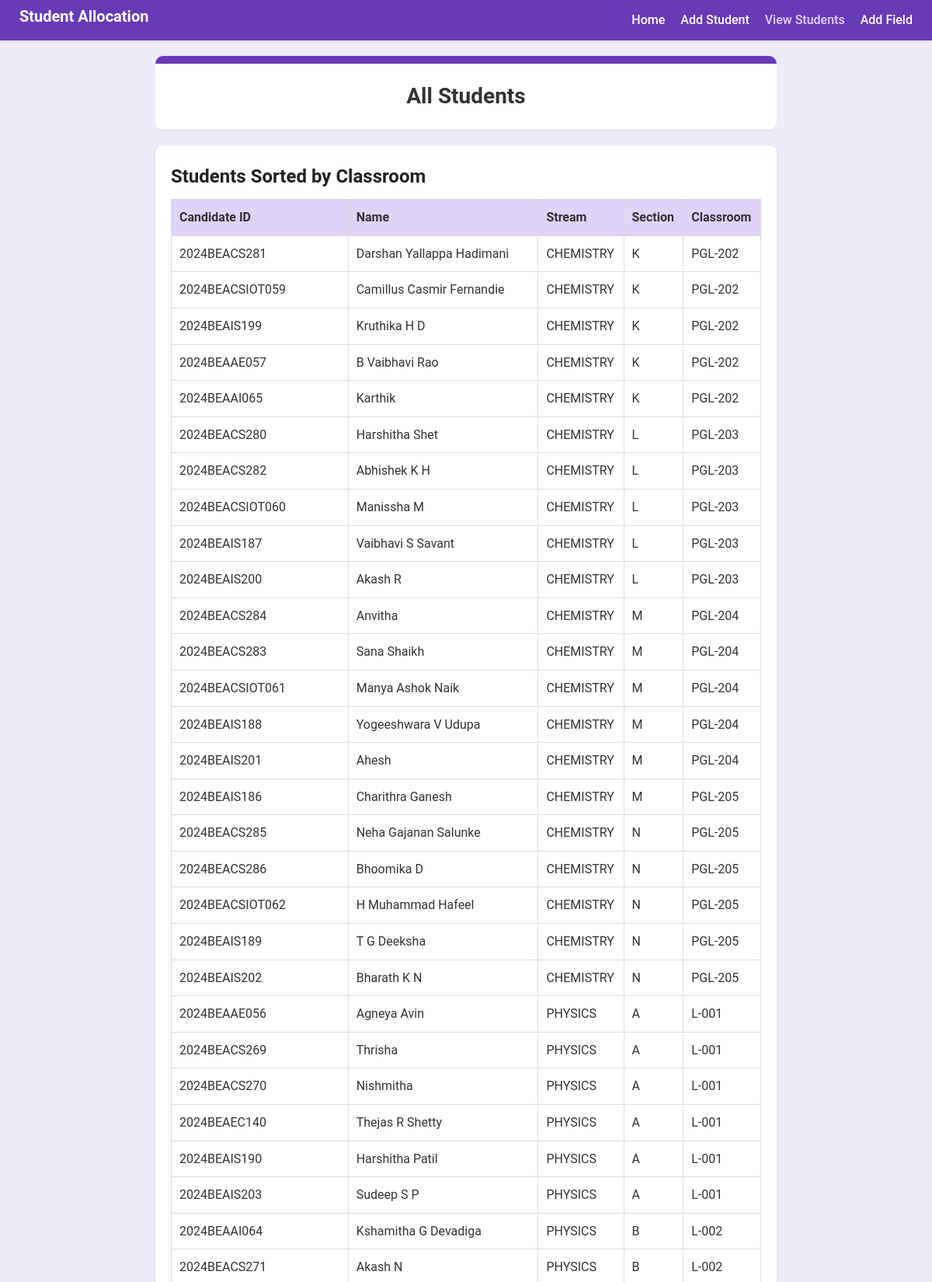
Screenshot of /view_students (upper part) with the database file from the repository.
### app.py (models this page shows)
class Student(db.Model):
    id = db.Column(db.Integer, primary_key=True)
    candidate_id = db.Column(db.String(10), unique=True, nullable=False)
    name = db.Column(db.String(50), nullable=False)
    section = db.Column(db.String(2), nullable=False)
    stream  = db.Column(db.String(10), nullable=False)
    classroom = db.Column(db.String(10))

### app.py (the view)
@app.route('/view_students', methods=['GET'])
def view_students():
    students = Student.query.order_by(Student.classroom).all()
    return render_template('view_students.html', students=students)

### templates/view_students.html (shortened to what this page needs)
<!DOCTYPE html>
<html lang="en">
<head>
    <link rel="stylesheet" href="{{ url_for('static', filename='css/styles.css') }}">
</head>
<body>
    <nav class="navbar">
        <h2>Student Allocation</h2>
        <ul>
            <li><a href="/">Home</a></li>
            <li><a href="/add_student" >Add Student</a></li>
            <li><a href="/view_students" class="active">View Students</a></li>
            <li><a href="/add_field">Add Field</a></li>
        </ul>
    </nav>
    <header>
        <h1>All Students</h1>
    </header>
    <main class="container">
        <h2>Students Sorted by Classroom</h2>
        {% if students %}
            <table class="student-table">
                <thead>
                    <tr>
                        <th>Candidate ID</th>
                        <th>Name</th>
                        <th>Stream</th>
                        <th>Section</th>
                        <th>Classroom</th>
                    </tr>
                </thead>
                <tbody>
                    {% for student in students %}
                        <tr>
                            <td>{{ student.candidate_id }}</td>
                            <td>{{ student.name }}</td>
                            <td>{{ student.stream }}</td>
                            <td>{{ student.section }}</td>
                            <td>{{ student.classroom }}</td>
                        </tr>
                    {% endfor %}
                </tbody>
            </table>
        {% else %}
            <p>No students found.</p>
        {% endif %}
    </main>
</body>
</html>

### static/css/styles.css (style rules this page uses)
* { margin: 0; padding: 0; box-sizing: border-box; }
.navbar { background-color: #673ab7; padding: 5px; display: flex; justify-content: space-between; align-items: center; box-shadow: 0 2px 4px rgba(0, 0, 0, 0.1); }
.navbar h2 { color: #ffffff; margin-left: 20px; font-size: 1.25rem; }
.navbar ul { list-style-type: none; display: flex; margin-right: 20px; }
.navbar ul li { margin-left: 20px; }
.navbar ul li a { text-decoration: none; color: #ffffff; font-weight: 500; transition: color 0.3s; }
.navbar ul li a.active { color: #e0d3f8; }
body { font-family: 'Roboto', sans-serif; line-height: 1.6; color: #333; background-color: #f0ebf8; }
header { max-width: 800px; margin: 20px auto; background-color: #ffffff; padding: 20px 0; border-bottom: 1px solid #e0e0e0; border-top: 10px solid #673ab7; border-radius: 10px; text-align: center; }
header h1 { font-size: 1.75rem; }
.container { max-width: 800px; margin: 20px auto; padding: 20px; background-color: #ffffff; box-shadow: 0 2px 4px rgba(0,0,0,0.1); border-radius: 8px; }
h2 { font-size: 1.5rem; margin-bottom: 10px; color: #202124; }
.student-table { width: 100%; border-collapse: collapse; margin-bottom: 20px; }
.student-table td:nth-child(1), .student-table th:nth-child(1) { width: 30%; text-align: left; }
.student-table th, .student-table td { padding: 10px; text-align: left; border: 1px solid #ddd; }
.student-table th { background-color: #e0d3f8; }

### rows the page displays
Student: candidate_id "2024BEACS281", name "Darshan Yallappa Hadimani", stream "CHEMISTRY", section "K", classroom "PGL-202"
Student: candidate_id "2024BEACSIOT059", name "Camillus Casmir Fernandie", stream "CHEMISTRY", section "K", classroom "PGL-202"
Student: candidate_id "2024BEAIS199", name "Kruthika H D", stream "CHEMISTRY", section "K", classroom "PGL-202"
Student: candidate_id "2024BEAAE057", name "B Vaibhavi Rao", stream "CHEMISTRY", section "K", classroom "PGL-202"
Student: candidate_id "2024BEAAI065", name "Karthik", stream "CHEMISTRY", section "K", classroom "PGL-202"
Student: candidate_id "2024BEACS280", name "Harshitha Shet", stream "CHEMISTRY", section "L", classroom "PGL-203"
Student: candidate_id "2024BEACS282", name "Abhishek K H", stream "CHEMISTRY", section "L", classroom "PGL-203"
Student: candidate_id "2024BEACSIOT060", name "Manissha M", stream "CHEMISTRY", section "L", classroom "PGL-203"
Student: candidate_id "2024BEAIS187", name "Vaibhavi S Savant", stream "CHEMISTRY", section "L", classroom "PGL-203"
Student: candidate_id "2024BEAIS200", name "Akash R", stream "CHEMISTRY", section "L", classroom "PGL-203"
Student: candidate_id "2024BEACS284", name "Anvitha", stream "CHEMISTRY", section "M", classroom "PGL-204"
Student: candidate_id "2024BEACS283", name "Sana Shaikh", stream "CHEMISTRY", section "M", classroom "PGL-204"
Student: candidate_id "2024BEACSIOT061", name "Manya Ashok Naik", stream "CHEMISTRY", section "M", classroom "PGL-204"
Student: candidate_id "2024BEAIS188", name "Yogeeshwara V Udupa", stream "CHEMISTRY", section "M", classroom "PGL-204"
Student: candidate_id "2024BEAIS201", name "Ahesh", stream "CHEMISTRY", section "M", classroom "PGL-204"
Student: candidate_id "2024BEAIS186", name "Charithra Ganesh", stream "CHEMISTRY", section "M", classroom "PGL-205"
Student: candidate_id "2024BEACS285", name "Neha Gajanan Salunke", stream "CHEMISTRY", section "N", classroom "PGL-205"
Student: candidate_id "2024BEACS286", name "Bhoomika D", stream "CHEMISTRY", section "N", classroom "PGL-205"
Student: candidate_id "2024BEACSIOT062", name "H Muhammad Hafeel", stream "CHEMISTRY", section "N", classroom "PGL-205"
Student: candidate_id "2024BEAIS189", name "T G Deeksha", stream "CHEMISTRY", section "N", classroom "PGL-205"
Student: candidate_id "2024BEAIS202", name "Bharath K N", stream "CHEMISTRY", section "N", classroom "PGL-205"
Student: candidate_id "2024BEAAE056", name "Agneya Avin", stream "PHYSICS", section "A", classroom "L-001"
Student: candidate_id "2024BEACS269", name "Thrisha", stream "PHYSICS", section "A", classroom "L-001"
Student: candidate_id "2024BEACS270", name "Nishmitha", stream "PHYSICS", section "A", classroom "L-001"
Student: candidate_id "2024BEAEC140", name "Thejas R Shetty", stream "PHYSICS", section "A", classroom "L-001"
Student: candidate_id "2024BEAIS190", name "Harshitha Patil", stream "PHYSICS", section "A", classroom "L-001"
Student: candidate_id "2024BEAIS203", name "Sudeep S P", stream "PHYSICS", section "A", classroom "L-001"
Student: candidate_id "2024BEAAI064", name "Kshamitha G Devadiga", stream "PHYSICS", section "B", classroom "L-002"
Student: candidate_id "2024BEACS271", name "Akash N", stream "PHYSICS", section "B", classroom "L-002"
